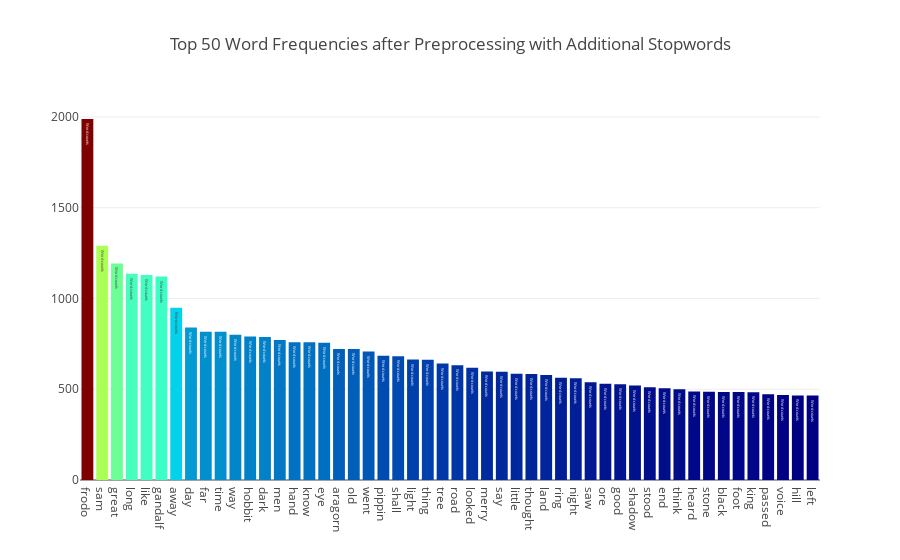

This figure's notebook cell:
### Code cell
import plotly.offline as py
py.init_notebook_mode(connected=True)
import plotly.graph_objs as go

feature_names = tf_vectorizer.get_feature_names()
count_vec = np.asarray(tf.sum(axis=0)).ravel()
zipped = list(zip(feature_names, count_vec))
x, y = (list(x) for x in zip(*sorted(zipped, key=lambda x: x[1], reverse=True)))

# Now I want to extract out on the top 15 and bottom 15 words
Y = np.concatenate([y[0:15], y[-16:-1]])
X = np.concatenate([x[0:15], x[-16:-1]])

# Plotting the Plot.ly plot for the Top 50 word frequencies
data = [go.Bar(
            x = x[0:50],
            y = y[0:50],
            marker= dict(colorscale='Jet',
                         color = y[0:50]
                        ),
            text='Word counts'
    )]

layout = go.Layout(
    title='Top 50 Word Frequencies after Preprocessing with Additional Stopwords'
)

fig = go.Figure(data=data, layout=layout)

py.iplot(fig, filename='basic-bar')

### Figure 1 — Plotly figure (JSON) as saved in the notebook; plotly's stock layout.template omitted (floating-point values rounded to 4 significant figures)
{"data": [{"marker": {"color": [1989, 1291, 1193, 1137, 1129, 1121, 949, 840, 817, 817, 800, 790, 788, 772, 759, 759, 756, 722, 722, 708, 685, 682, 664, 663, 642, 632, 619, 598, 596, 586, 584, 578, 564, 561, 538, 530, 527, 520, 511, 505, 500, 488, 486, 485, 485, 483, 472, 469, 466, 465], "colorscale": "Jet"}, "text": "Word counts", "type": "bar", "uid": "035f99ad-2658-4fe8-bd0d-44ebcb43b05f", "x": ["frodo", "sam", "great", "long", "like", "gandalf", "away", "day", "far", "time", "way", "hobbit", "dark", "men", "hand", "know", "eye", "aragorn", "old", "went", "pippin", "shall", "light", "thing", "tree", "road", "looked", "merry", "say", "little", "thought", "land", "ring", "night", "saw", "ore", "good", "shadow", "stood", "end", "think", "heard", "stone", "black", "foot", "king", "passed", "voice", "hill", "left"], "y": [1989, 1291, 1193, 1137, 1129, 1121, 949, 840, 817, 817, 800, 790, 788, 772, 759, 759, 756, 722, 722, 708, 685, 682, 664, 663, 642, 632, 619, 598, 596, 586, 584, 578, 564, 561, 538, 530, 527, 520, 511, 505, 500, 488, 486, 485, 485, 483, 472, 469, 466, 465]}], "layout": {"title": {"text": "Top 50 Word Frequencies after Preprocessing with Additional Stopwords"}}}
